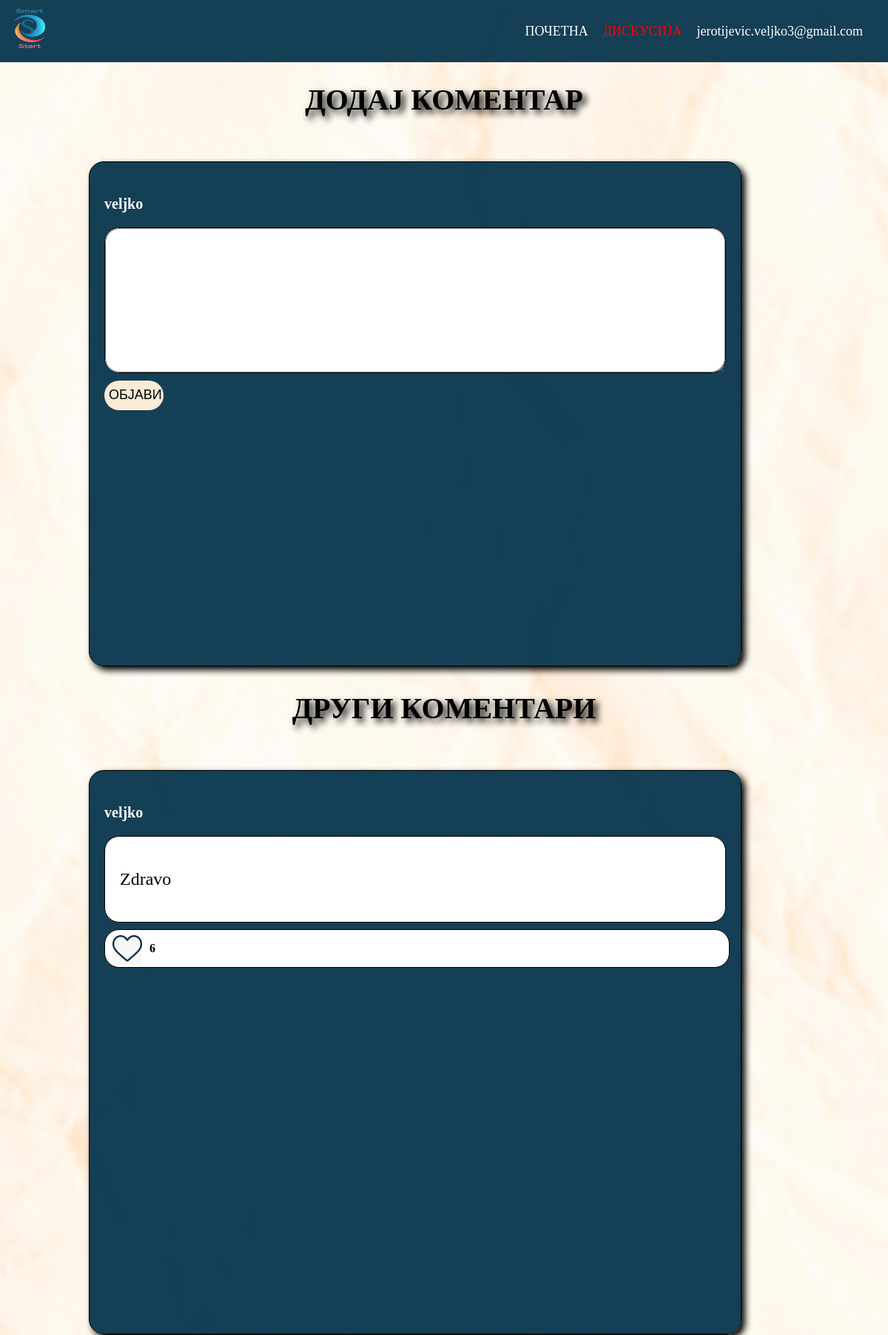
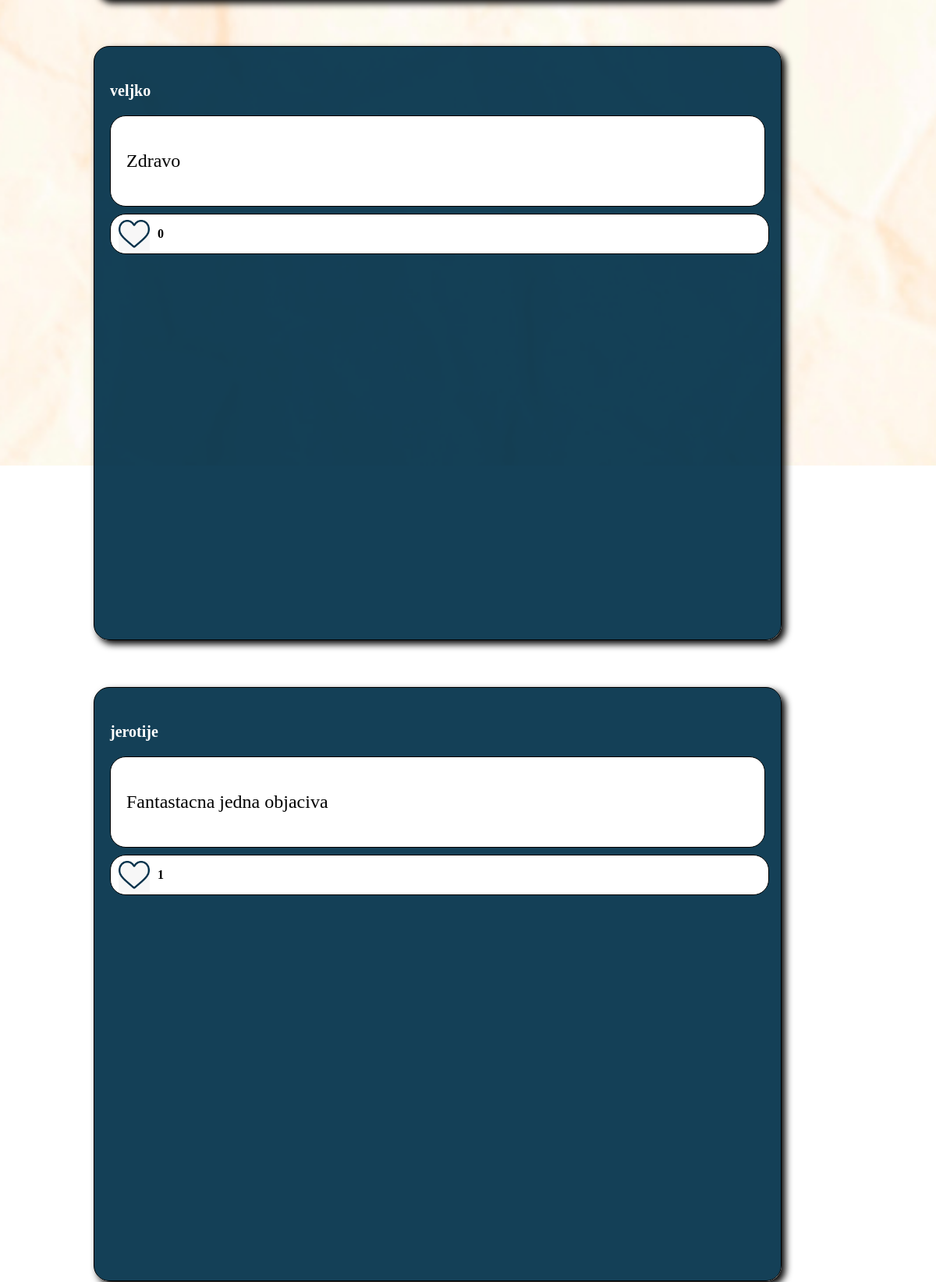
Page /dodajKomentarNaObjavu.php?diskusijaID=2 (signed in, upper part) on the committed database (2 pictures, top to bottom).
### tables this page shows
CREATE TABLE `comments` (
  `CommentID` int(11) NOT NULL,
  `DiskusijaID` int(11) NOT NULL,
  `UserID` int(11) NOT NULL,
  `Tekst` text NOT NULL,
  `BrLajkova` int(11) NOT NULL
);

CREATE TABLE `users` (
  `UserID` int(11) NOT NULL,
  `Email` varchar(30) NOT NULL,
  `Username` varchar(30) NOT NULL,
  `Password` text NOT NULL
);

### dodajKomentarNaObjavu.php (the view, shortened to what this page needs)
<?php
    $con = connect();
?>
<!DOCTYPE html>
<html lang="en">
<head>
    <link rel="stylesheet" href="style.css">
    <link rel="stylesheet" href="dodajKomentarNaObjavu.css">
</head>
<body>
    <header class="zaglavlje">
        <nav>
            <div class="logo">
                <img src="slike/Smart__1_-removebg-preview2-removebg-preview.png" alt="logo" class="SlikaLoga">
            </div>
            <div class="navmeni">
            <a href="index.php" class="navigacioniMeni">ПОЧЕТНА</a>
            <a href="disscusion.php" class="navigacioniMeni" id="active">ДИСКУСИЈА</a>
            <?php echo '<a href="logout.php" class="navigacioniMeni">'.$_SESSION["Email"].'</a>';?>
        </div>
        </nav>
    </header>
    <main>
        <h1>ДОДАЈ КОМЕНТАР</h1>
        <form class="margineObjave" action="dodajKomentarNaObjavu.php?diskusijaID=<?php echo $_GET["diskusijaID"]?>" method="POST">
            <div class="korisnickoime">
                <p class="ime"><?php echo $_SESSION["Username"]?></p>
            </div>
            <div class="blog">
                <textarea name="Sadrzaj" id="Komentar" cols="1000" rows="7"></textarea>
            </div>
            <div class="objavi">
                <input type="submit" value="ОБЈАВИ" class="DODAJ">
            </div>
        </form>
                    <h2>ДРУГИ КОМЕНТАРИ</h2>
        <?php
            $result = $con->query("SELECT comments.*, users.Username FROM comments, users WHERE users.UserID = comments.UserID AND DiskusijaID='".$_GET["diskusijaID"]."'");
            while($row = $result->fetch_assoc()) {
                echo '<div class="margineDiskusije">
                <div class="korisnickoime">
                    <p class="ime">'.$row["Username"].'</p>
                </div>
                <div class="blog">
                    <p class="Lorem">'.$row["Tekst"].'</p>
                </div>
                <div class="LajkIkomentar">
                    <div class="lajk">
                        <input type="image" src="slike/lajk.jpg" onclick="PromenaBoje2('.$row["CommentID"].')" width="40px" height="40px" class="slikaLajka" id="srce'.$row["CommentID"].'">
                        <b><p class="brojevi" id="broj'.$row["CommentID"].'">'.$row["BrLajkova"].'</p></b>
                    </div>
                    <div class="komentar">
                    </div>
                </div>
            </div>';
            }
        ?>
    </main>
</body>
</html>

### style.css (style rules this page uses)
body { background-image: url('slike/pozadina.jpg'); background-size:cover; margin: 0%; padding: 0%; }
.SlikaLoga { width: 80px; height: 80px; }
a { cursor: pointer; margin: 0%; padding: 10px; text-decoration: none; color:black; font-size: 18px; }
nav { display: flex; justify-content: space-between; align-items: center; flex-wrap: wrap; width: 100%; }
.zaglavlje { max-width: 100; background-color: #003049eb; }
.navmeni { margin-right: 2%; display: flex; justify-content: flex-end; align-items: center; flex-wrap: wrap; }
#active { color:red ; }
.navigacioniMeni { color:white; }

### dodajKomentarNaObjavu.css (style rules this page uses)
body { background-image: url('slike/pozadinaZaInfo.jpg'); background-repeat: no-repeat; background-size: cover; height:max-content; background-position: center; }
.margineObjave { box-shadow: 5px 5px 10px black; border: 1px solid black; border-radius: 20px; height: 65vh; padding:20px; background-color:#003049eb; width:70%; margin-left: 10%; margin-top: 5%; }
.margineDiskusije { box-shadow: 5px 5px 10px black; border: 1px solid black; border-radius: 20px; height: 65vh; padding:20px; background-color:#003049eb; width:70%; margin-left: 10%; margin-top: 5%; }
.ime { display: flex; font-weight: 600; font-size: 20px; margin-top:3%; text-align: left; color:white; }
.blog { max-height: fit-content; display: flex; flex-wrap: wrap; justify-content:flex-start; align-items: center; border-radius: 20px; border:1px solid black; background-color: white; }
.Lorem { font-size: 24px; padding:20px 20px 20px 20px; }
.lajk { display: flex; justify-content: center start; align-items: center; }
.LajkIkomentar { border: 1px solid black; width:98%; background-color: white; margin-top: 1%; border-radius: 20px; display: flex; justify-content: flex-start; align-items: center; padding:0px 10px; }
.brojevi { font-size: 16px; margin-left: 10px; }
.slikaLajka { margin-top: 10%; }
.DODAJ { margin-top: 10px; width: 80px; border-radius: 20px; height:40px; background-color: antiquewhite; border: none; font-size: 18px; text-align: center; }
textarea { font-size: 24px; border-radius: 20px; text-indent: 10px; }
h1 { text-align: center; font-size: 40px; color:black; text-shadow: 5px 5px 10px ; }
h2 { text-align: center; font-size: 40px; color:black; text-shadow: 5px 5px 10px ; }
@media screen and (min-height:673px) { .margineDiskusije { height:400px; } }
@media screen and (min-width:1023px) { body { height:300vh; } }
@media screen and (min-width:1023px) { .margineDiskusije { height:90vh; } }
@media screen and (min-width:1023px) { .margineObjave { height: 80vh; } }

### rows in the picture
comments: UserID.Username "veljko", Tekst "Zdravo", BrLajkova "6"
comments: UserID.Username "veljko", Tekst "Zdravo", BrLajkova "0"
comments: UserID.Username "jerotije", Tekst "Fantastacna jedna objaciva", BrLajkova "1"

### other values in the picture
$_SESSION["Email"] "jerotijevic.veljko3@gmail.com"
$_SESSION["Username"] "veljko"
